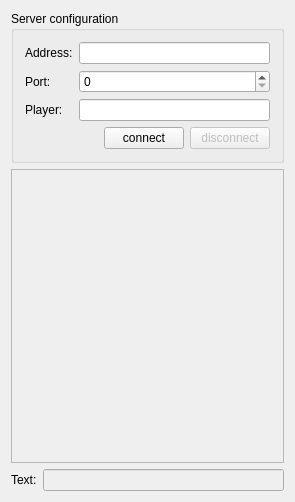
<?xml version="1.0" encoding="UTF-8"?>
<ui version="4.0">
 <class>TcpClient</class>
 <widget class="QWidget" name="TcpClient">
  <property name="geometry">
   <rect>
    <x>0</x>
    <y>0</y>
    <width>295</width>
    <height>502</height>
   </rect>
  </property>
  <property name="windowTitle">
   <string>Demo Snake Gamer</string>
  </property>
  <layout class="QVBoxLayout" name="verticalLayout_2" stretch="0,9999">
   <item>
    <widget class="QGroupBox" name="groupBox">
     <property name="title">
      <string>Server configuration</string>
     </property>
     <layout class="QFormLayout" name="formLayout">
      <item row="0" column="0">
       <widget class="QLabel" name="label">
        <property name="text">
         <string>Address:</string>
        </property>
       </widget>
      </item>
      <item row="0" column="1">
       <widget class="QLineEdit" name="address"/>
      </item>
      <item row="1" column="0">
       <widget class="QLabel" name="label_2">
        <property name="text">
         <string>Port:</string>
        </property>
       </widget>
      </item>
      <item row="1" column="1">
       <widget class="QSpinBox" name="port">
        <property name="maximum">
         <number>99999</number>
        </property>
       </widget>
      </item>
      <item row="2" column="0">
       <widget class="QLabel" name="label_4">
        <property name="text">
         <string>Player:</string>
        </property>
       </widget>
      </item>
      <item row="2" column="1">
       <widget class="QLineEdit" name="user"/>
      </item>
      <item row="3" column="1">
       <layout class="QHBoxLayout" name="horizontalLayout_2">
        <item>
         <spacer name="horizontalSpacer">
          <property name="orientation">
           <enum>Qt::Horizontal</enum>
          </property>
          <property name="sizeHint" stdset="0">
           <size>
            <width>40</width>
            <height>20</height>
           </size>
          </property>
         </spacer>
        </item>
        <item>
         <widget class="QPushButton" name="connect">
          <property name="text">
           <string>connect</string>
          </property>
         </widget>
        </item>
        <item>
         <widget class="QPushButton" name="disconnect">
          <property name="enabled">
           <bool>false</bool>
          </property>
          <property name="text">
           <string>disconnect</string>
          </property>
         </widget>
        </item>
       </layout>
      </item>
     </layout>
    </widget>
   </item>
   <item>
    <layout class="QVBoxLayout" name="verticalLayout">
     <item>
      <widget class="QPlainTextEdit" name="chat">
       <property name="enabled">
        <bool>false</bool>
       </property>
       <property name="readOnly">
        <bool>true</bool>
       </property>
      </widget>
     </item>
     <item>
      <layout class="QHBoxLayout" name="horizontalLayout">
       <item>
        <widget class="QLabel" name="label_3">
         <property name="text">
          <string>Text:</string>
         </property>
        </widget>
       </item>
       <item>
        <widget class="QLineEdit" name="text">
         <property name="enabled">
          <bool>false</bool>
         </property>
        </widget>
       </item>
      </layout>
     </item>
    </layout>
   </item>
  </layout>
 </widget>
 <layoutdefault spacing="6" margin="11"/>
 <resources/>
 <connections/>
</ui>
